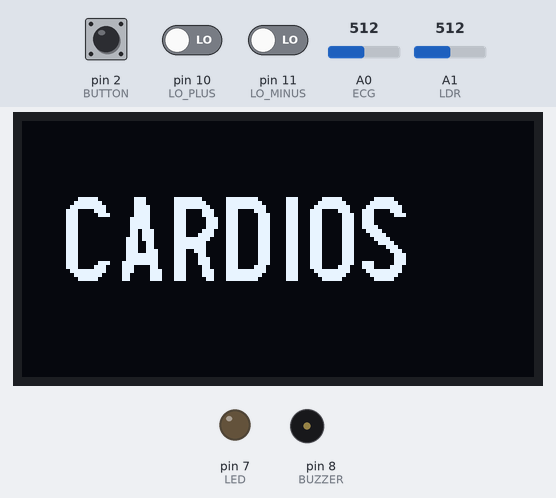
Bench run of a sketch on a simulated Arduino Uno, built with avr-gcc and run on an emulated ATmega328P. On the bench: 128×64 one-colour display, output pins drawn as LEDs (lit = HIGH), buzzer (waves = sounding). Dashed ring = blinking. Inputs (shaded band) come from the test bench; at power-on: pin 2 (BUTTON) HIGH, A1 (LDR) = 512, pin 10 (LO_PLUS) LOW, pin 11 (LO_MINUS) LOW, A0 (ECG) = 512. What the sketch prints to the serial monitor is not drawn.

Above: at 0.1 s.
3.3 s: pin 2 (BUTTON) pulled LOW for 0.15 s
At 3.72 s:
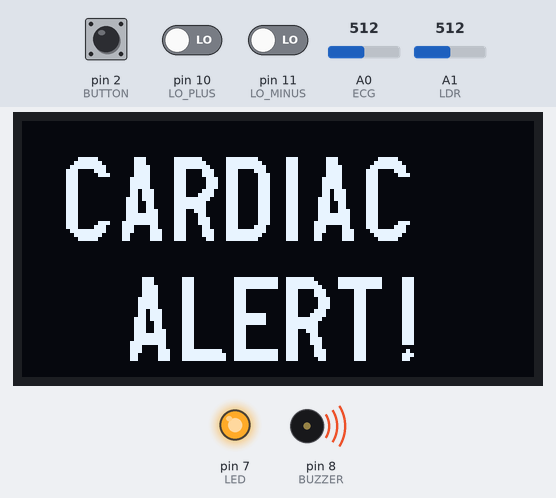
5.0 s: A1 (LDR) set to 417
6.5 s: A1 (LDR) set to 384
At 7.05 s:
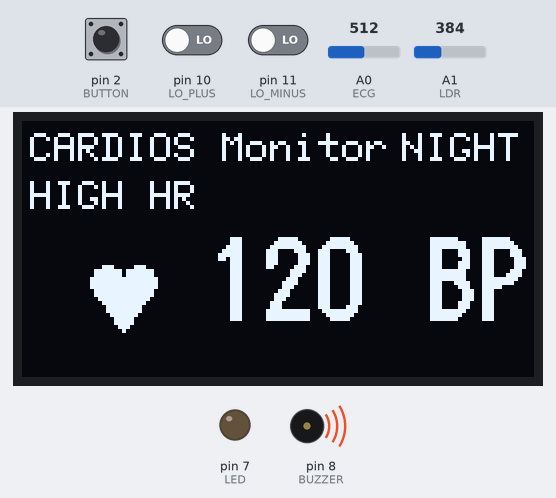
8.4 s: pin 2 (BUTTON) pulled LOW for 1 s
At 8.56 s:
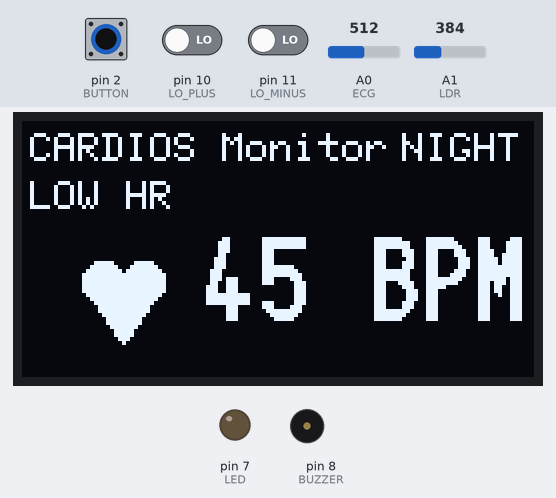
10.9 s: pin 2 (BUTTON) pulled LOW for 0.15 s
At 11.23 s:
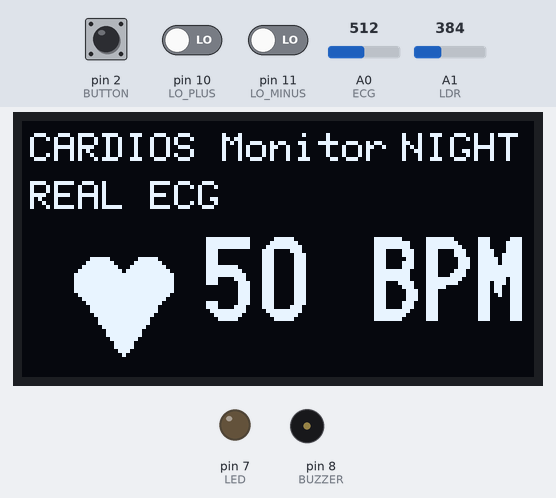
12.9 s: A1 (LDR) set to 511
At 15.65 s:
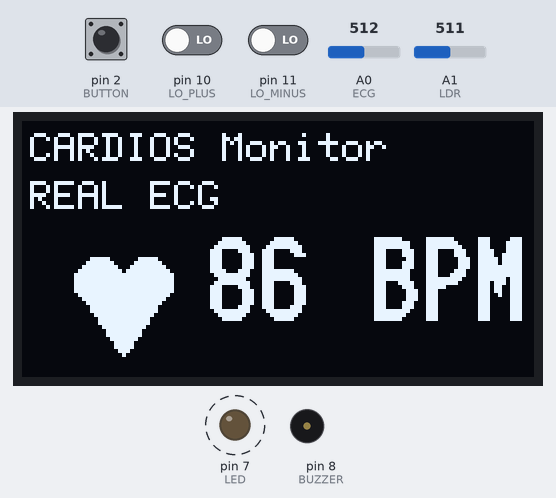
Timing chart, 0 to 15.7 s (numbered marks = the images above; inputs shaded):
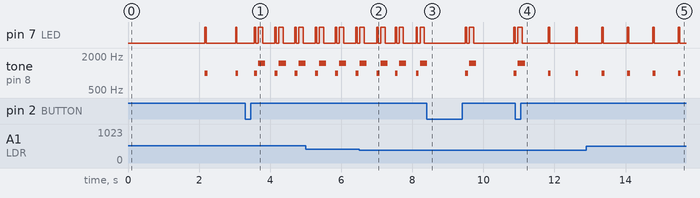

The sketch:

NIGHT_TIME_CARDIAC_ALERT_SYSTEM_1.ino
```cpp
#include <Wire.h>
#include <U8g2lib.h>

// OLED
U8G2_SSD1306_128X64_NONAME_F_HW_I2C u8g2(U8G2_R0);

// -------- PINS --------
#define BUTTON 2
#define BUZZER 8
#define LED 7
#define LDR A1

#define ECG A0
#define LO_PLUS 10
#define LO_MINUS 11

// -------- VARIABLES --------
volatile bool modeChangeRequest = false;
unsigned long lastInterruptTime = 0;

int mode = 0;
int bpm = 75;
bool nightMode = false;

int heartSize = 3;
bool grow = true;

unsigned long lastBeatTime = 0;

// -------- ECG FILTER --------
#define FILTER_SIZE 10
int readings[FILTER_SIZE];
int indexECG = 0;
int total = 0;

//////////////// INTERRUPT //////////////////
void buttonISR() {
  if (millis() - lastInterruptTime > 250) {
    modeChangeRequest = true;
    lastInterruptTime = millis();
  }
}

//////////////// SETUP //////////////////
void setup() {

  pinMode(BUTTON, INPUT_PULLUP);
  pinMode(BUZZER, OUTPUT);
  pinMode(LED, OUTPUT);

  pinMode(LO_PLUS, INPUT);
  pinMode(LO_MINUS, INPUT);

  Serial.begin(115200);

  u8g2.begin();
  u8g2.setContrast(200);   // default brightness

  attachInterrupt(digitalPinToInterrupt(BUTTON), buttonISR, FALLING);

  startupScreen();
}

//////////////// LOOP //////////////////
void loop() {

  if (modeChangeRequest) {
    mode++;
    if (mode > 3) mode = 0;
    modeChangeRequest = false;
  }

  detectNight();          // ⭐ brightness control
  setHeartCondition();
  drawScreen();
  heartbeatManager();
}

//////////////// CLEAN ECG //////////////////
int getCleanECG(int rawValue) {

  total -= readings[indexECG];
  readings[indexECG] = rawValue;
  total += readings[indexECG];

  indexECG++;
  if (indexECG >= FILTER_SIZE) indexECG = 0;

  return total / FILTER_SIZE;
}

//////////////// HEART SOURCE //////////////////
void setHeartCondition() {

  if (mode == 0) {
    bpm = 75;
  }
  else if (mode == 1) {
    bpm = 120;
  }
  else if (mode == 2) {
    bpm = 45;
  }
  else if (mode == 3) {

    if (digitalRead(LO_PLUS) == HIGH || digitalRead(LO_MINUS) == HIGH) {
      bpm = 0;
    } else {
      int rawECG = analogRead(ECG);
      int cleanECG = getCleanECG(rawECG);

      Serial.println(cleanECG);

      bpm = map(cleanECG, 300, 700, 60, 110);
      bpm = constrain(bpm, 50, 130);
    }
  }
}

//////////////// NIGHT BRIGHTNESS CONTROL //////////////////
void detectNight() {

  int lightValue = analogRead(LDR);

  if (lightValue < 400) {
    nightMode = true;
    u8g2.setContrast(40);     // DIM at night
  } else {
    nightMode = false;
    u8g2.setContrast(200);    // BRIGHT at day
  }
}

//////////////// DISPLAY //////////////////
void drawScreen() {

  u8g2.clearBuffer();

  u8g2.setFont(u8g2_font_6x12_tf);
  u8g2.drawStr(2,10,"CARDIOS Monitor");

  if (nightMode)
    u8g2.drawStr(95,10,"NIGHT");

  u8g2.drawStr(2,22,getModeName());

  animateHeart(25,40);

  char bpmText[10];
  sprintf(bpmText,"%d BPM",bpm);

  u8g2.setFont(u8g2_font_logisoso20_tf);
  u8g2.drawStr(45,50,bpmText);

  u8g2.sendBuffer();
}

//////////////// HEART ANIMATION //////////////////
void animateHeart(int x,int y) {

  if (grow) heartSize++;
  else heartSize--;

  if (heartSize > 5) grow = false;
  if (heartSize < 3) grow = true;

  u8g2.drawDisc(x-heartSize,y,heartSize);
  u8g2.drawDisc(x+heartSize,y,heartSize);
  u8g2.drawTriangle(x-2*heartSize,y,
                    x+2*heartSize,y,
                    x,y+3*heartSize);
}

//////////////// MODE NAME //////////////////
const char* getModeName() {

  if(mode==0) return "NORMAL";
  if(mode==1) return "HIGH HR";
  if(mode==2) return "LOW HR";
  return "REAL ECG";
}

//////////////// HEARTBEAT //////////////////
void heartbeatManager() {

  if (bpm <= 0) return;

  unsigned long interval = 60000UL / bpm;
  bool abnormal = (bpm > 100 || bpm < 55);

  if (millis() - lastBeatTime >= interval) {

    lastBeatTime = millis();

    digitalWrite(LED, HIGH);
    tone(BUZZER, 1000, 80);   // ⭐ SOUND ALWAYS
    delay(40);
    digitalWrite(LED, LOW);

    if (abnormal)
      cardiacAlert();          // ⭐ works day & night
  }
}

//////////////// ALERT //////////////////
void cardiacAlert() {

  u8g2.clearBuffer();
  u8g2.setFont(u8g2_font_logisoso20_tf);
  u8g2.drawStr(10,30,"CARDIAC");
  u8g2.drawStr(25,60,"ALERT!");
  u8g2.sendBuffer();

  tone(BUZZER,1500,200);

  digitalWrite(LED,HIGH);
  delay(120);
  digitalWrite(LED,LOW);
}

//////////////// STARTUP //////////////////
void startupScreen() {

  u8g2.clearBuffer();
  u8g2.setFont(u8g2_font_logisoso20_tf);
  u8g2.drawStr(10,40,"CARDIOS");
  u8g2.sendBuffer();

  delay(2000);
}
```

Measured:
- the behaviour switches between 400 and 399 on A1 (LDR) (found by bisection; images 1 and 2)
- after the input at 3.3 s, the display: first differs from a run without the input after 0.09 s (image 1 shows a later state)
- after the input at 6.5 s, the display: first differs from a run without the input after 0.23 s (image 2 shows a later state)
- after the input at 8.4 s, the display: first differs from a run without the input after 0.12 s (image 3)
- after the input at 10.9 s, the display: first differs from a run without the input after 0.29 s (image 4)
- after the input at 12.9 s, the display: first differs from a run without the input after 0.10 s (image 5 shows a later state)
- by itself, pin 7 (LED): alternates HIGH for 0.04 s and LOW for 0.68 s
- by itself, tone on pin 8 (BUZZER): alternates 1000 Hz for 0.08 s and silent for 0.64 s
